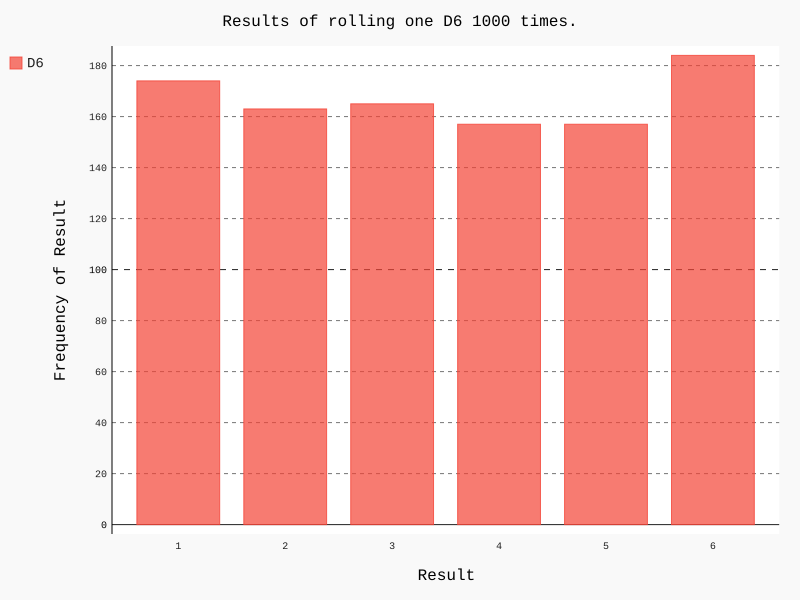

Reproduce this figure in Python.
import pygal
from die import Die

# 创建一个D6
die = Die()

# 掷几次骰子，并将结果存储在一个列表中
results = []
for roll_num in range(1000):
    result = die.roll()
    results.append(result)

# 分析结果
frequencies = []
for value in range(1, die.num_sides + 1):
    frequency = results.count(value)
    frequencies.append(frequency)

# 对结果进行可视化
hist = pygal.Bar()

hist.title = "Results of rolling one D6 1000 times."
hist.x_labels = ['1', '2', '3', '4', '5', '6']
hist.x_title = "Result"
hist.y_title = "Frequency of Result"

hist.add(title="D6", values=frequencies)
hist.render_to_file('die_visual.svg')
